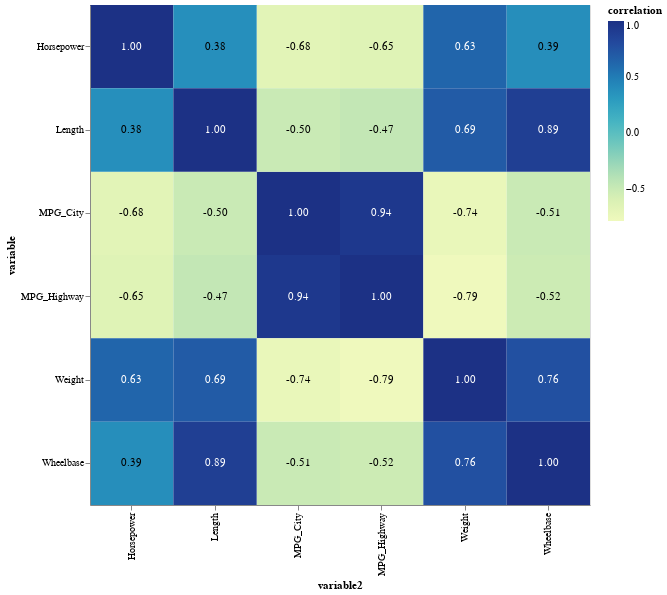

The code cell stored with this chart in its notebook:
### Code cell
# Plotting 
base = alt.Chart(cor_data).encode(
    x='variable2:O',
    y='variable:O'    
)

# The correlation heatmap itself
cor_plot = base.mark_rect().encode(
    color='correlation:Q'
).properties(width=500, height = 500)

text = base.mark_text().encode(
    text='correlation_label',
    color=alt.condition(
        alt.datum.correlation > 0.5, 
        alt.value('white'),
        alt.value('black')
    )
)

cor_plot + text

### Figure 1 — Vega-Lite specification as saved in the notebook (floating-point values rounded to 4 significant figures)
{"config": {"view": {"continuousWidth": 400, "continuousHeight": 300}}, "layer": [{"mark": "rect", "encoding": {"color": {"type": "quantitative", "field": "correlation"}, "x": {"type": "ordinal", "field": "variable2"}, "y": {"type": "ordinal", "field": "variable"}}, "height": 500, "width": 500}, {"mark": "text", "encoding": {"color": {"condition": {"value": "white", "test": "(datum.correlation > 0.5)"}, "value": "black"}, "text": {"type": "nominal", "field": "correlation_label"}, "x": {"type": "ordinal", "field": "variable2"}, "y": {"type": "ordinal", "field": "variable"}}}], "data": {"name": "data-9a39aad82bf82acc764863d5d0e1c9eb"}, "$schema": "https://vega.github.io/schema/vega-lite/v4.8.1.json", "datasets": {"data-9a39aad82bf82acc764863d5d0e1c9eb": [{"variable": "Horsepower", "variable2": "Horsepower", "correlation": 1.0, "correlation_label": "1.00"}, {"variable": "Horsepower", "variable2": "MPG_City", "correlation": -0.6767, "correlation_label": "-0.68"}, {"variable": "Horsepower", "variable2": "MPG_Highway", "correlation": -0.6472, "correlation_label": "-0.65"}, {"variable": "Horsepower", "variable2": "Weight", "correlation": 0.6308, "correlation_label": "0.63"}, {"variable": "Horsepower", "variable2": "Wheelbase", "correlation": 0.3874, "correlation_label": "0.39"}, {"variable": "Horsepower", "variable2": "Length", "correlation": 0.3816, "correlation_label": "0.38"}, {"variable": "MPG_City", "variable2": "Horsepower", "correlation": -0.6767, "correlation_label": "-0.68"}, {"variable": "MPG_City", "variable2": "MPG_City", "correlation": 1.0, "correlation_label": "1.00"}, {"variable": "MPG_City", "variable2": "MPG_Highway", "correlation": 0.941, "correlation_label": "0.94"}, {"variable": "MPG_City", "variable2": "Weight", "correlation": -0.738, "correlation_label": "-0.74"}, {"variable": "MPG_City", "variable2": "Wheelbase", "correlation": -0.5073, "correlation_label": "-0.51"}, {"variable": "MPG_City", "variable2": "Length", "correlation": -0.5015, "correlation_label": "-0.50"}, {"variable": "MPG_Highway", "variable2": "Horsepower", "correlation": -0.6472, "correlation_label": "-0.65"}, {"variable": "MPG_Highway", "variable2": "MPG_City", "correlation": 0.941, "correlation_label": "0.94"}, {"variable": "MPG_Highway", "variable2": "MPG_Highway", "correlation": 1.0, "correlation_label": "1.00"}, {"variable": "MPG_Highway", "variable2": "Weight", "correlation": -0.791, "correlation_label": "-0.79"}, {"variable": "MPG_Highway", "variable2": "Wheelbase", "correlation": -0.5247, "correlation_label": "-0.52"}, {"variable": "MPG_Highway", "variable2": "Length", "correlation": -0.4661, "correlation_label": "-0.47"}, {"variable": "Weight", "variable2": "Horsepower", "correlation": 0.6308, "correlation_label": "0.63"}, {"variable": "Weight", "variable2": "MPG_City", "correlation": -0.738, "correlation_label": "-0.74"}, {"variable": "Weight", "variable2": "MPG_Highway", "correlation": -0.791, "correlation_label": "-0.79"}, {"variable": "Weight", "variable2": "Weight", "correlation": 1.0, "correlation_label": "1.00"}, {"variable": "Weight", "variable2": "Wheelbase", "correlation": 0.7607, "correlation_label": "0.76"}, {"variable": "Weight", "variable2": "Length", "correlation": 0.69, "correlation_label": "0.69"}, {"variable": "Wheelbase", "variable2": "Horsepower", "correlation": 0.3874, "correlation_label": "0.39"}, {"variable": "Wheelbase", "variable2": "MPG_City", "correlation": -0.5073, "correlation_label": "-0.51"}, {"variable": "Wheelbase", "variable2": "MPG_Highway", "correlation": -0.5247, "correlation_label": "-0.52"}, {"variable": "Wheelbase", "variable2": "Weight", "correlation": 0.7607, "correlation_label": "0.76"}, {"variable": "Wheelbase", "variable2": "Wheelbase", "correlation": 1.0, "correlation_label": "1.00"}, {"variable": "Wheelbase", "variable2": "Length", "correlation": 0.8892, "correlation_label": "0.89"}, {"variable": "Length", "variable2": "Horsepower", "correlation": 0.3816, "correlation_label": "0.38"}, {"variable": "Length", "variable2": "MPG_City", "correlation": -0.5015, "correlation_label": "-0.50"}, {"variable": "Length", "variable2": "MPG_Highway", "correlation": -0.4661, "correlation_label": "-0.47"}, {"variable": "Length", "variable2": "Weight", "correlation": 0.69, "correlation_label": "0.69"}, {"variable": "Length", "variable2": "Wheelbase", "correlation": 0.8892, "correlation_label": "0.89"}, {"variable": "Length", "variable2": "Length", "correlation": 1.0, "correlation_label": "1.00"}]}}
